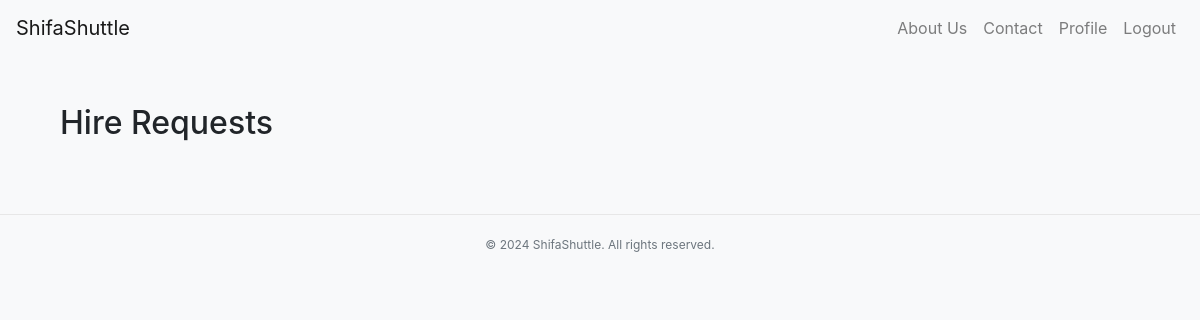
/driver/driver_hire_requests/ (signed in), run on an earlier commit of the app's database.
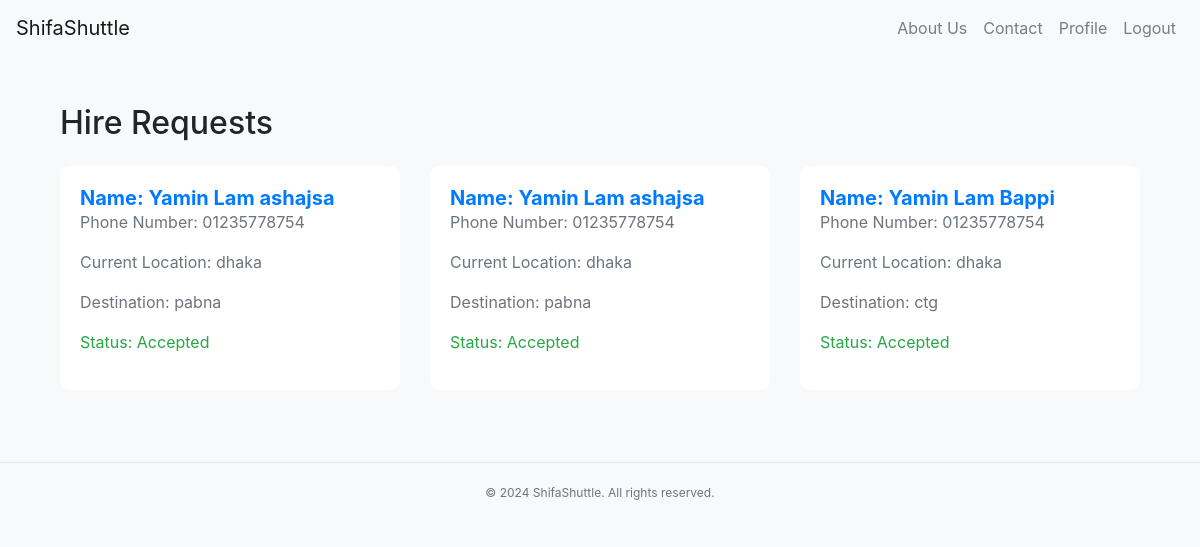
And on a later commit of the database.
### driver/models.py (models this page shows, shortened)
class HireRequest(models.Model):
    user = models.ForeignKey(settings.AUTH_USER_MODEL, on_delete=models.CASCADE)
    ambulance = models.ForeignKey(Ambulance, on_delete=models.CASCADE)
    current_location = models.CharField(max_length=255)
    destination = models.CharField(max_length=255)
    status_choices = [
        ('pending', 'Pending'),
        ('accepted', 'Accepted'),
        ('rejected', 'Rejected'),
    ]
    status = models.CharField(max_length=20, choices=status_choices, default='pending')
    created_at = models.DateTimeField(auto_now_add=True)

### user_account/models.py (models this page shows)
class CustomUser(AbstractUser):
    phone = PhoneField(blank=True, null=True, help_text='Contact phone number')
    bio = models.TextField(blank=True)
    profile_pic = models.ImageField(upload_to='profile_pics/', default='default.png')

### driver/views.py (the view)
# urls.py: path('driver_hire_requests/', views.driver_hire_requests, name='driver_hire_requests'),
@login_required
def driver_hire_requests(request):
    driver = Driver.objects.get(user=request.user)
    hire_requests = HireRequest.objects.filter(ambulance__in=driver.ambulances.all())
    return render(request, 'driver_hire_requests.html', {'hire_requests': hire_requests})

### templates/driver_hire_requests.html (shortened to what this page needs)
{% extends 'base.html' %}
{% block content %}
<div class="container my-5">
    <h2 class="mb-4">Hire Requests</h2>
    <div class="row">
        {% for hire_request in hire_requests %}
        <div class="col-md-4 mb-4">
            <div class="card">
                <div class="card-body">
                    <h5 class="card-title">Name: {{ hire_request.user.get_full_name }}</h5>
                    <p class="card-text">Phone Number:
                        {% if hire_request.user.phone %}
                        {{ hire_request.user.phone }}
                        {% else %}
                        Not provided
                        {% endif %}
                    </p>
                    <p class="card-text">Current Location: {{ hire_request.current_location }}</p>
                    <p class="card-text">Destination: {{ hire_request.destination }}</p>
                    {% if hire_request.status == 'pending' %}
                    <form method="post" action="{% url 'update_hire_request' hire_request.id %}">
                        {% csrf_token %}
                        <button type="submit" name="status" value="accepted" class="btn btn-success">Accept</button>
                        <button type="submit" name="status" value="rejected" class="btn btn-danger">Reject</button>
                    </form>
                    {% elif hire_request.status == 'accepted' %}
                    <p class="status text-success">Status: Accepted</p>
                    {% elif hire_request.status == 'rejected' %}
                    <p class="status text-danger">Status: Rejected</p>
                    {% endif %}
                </div>
            </div>
        </div>
        {% endfor %}
    </div>
</div>
{% endblock %}

What changed in the data, as far as the page shows it:
added HireRequest: user.get_full_name "Yamin Lam ashajsa", user.phone "01235778754", current_location "dhaka", destination "pabna", status "Status: Accepted"
added HireRequest: user.get_full_name "Yamin Lam ashajsa", user.phone "01235778754", current_location "dhaka", destination "pabna", status "Status: Accepted"
added HireRequest: user.get_full_name "Yamin Lam Bappi", user.phone "01235778754", current_location "dhaka", destination "ctg", status "Status: Accepted"
